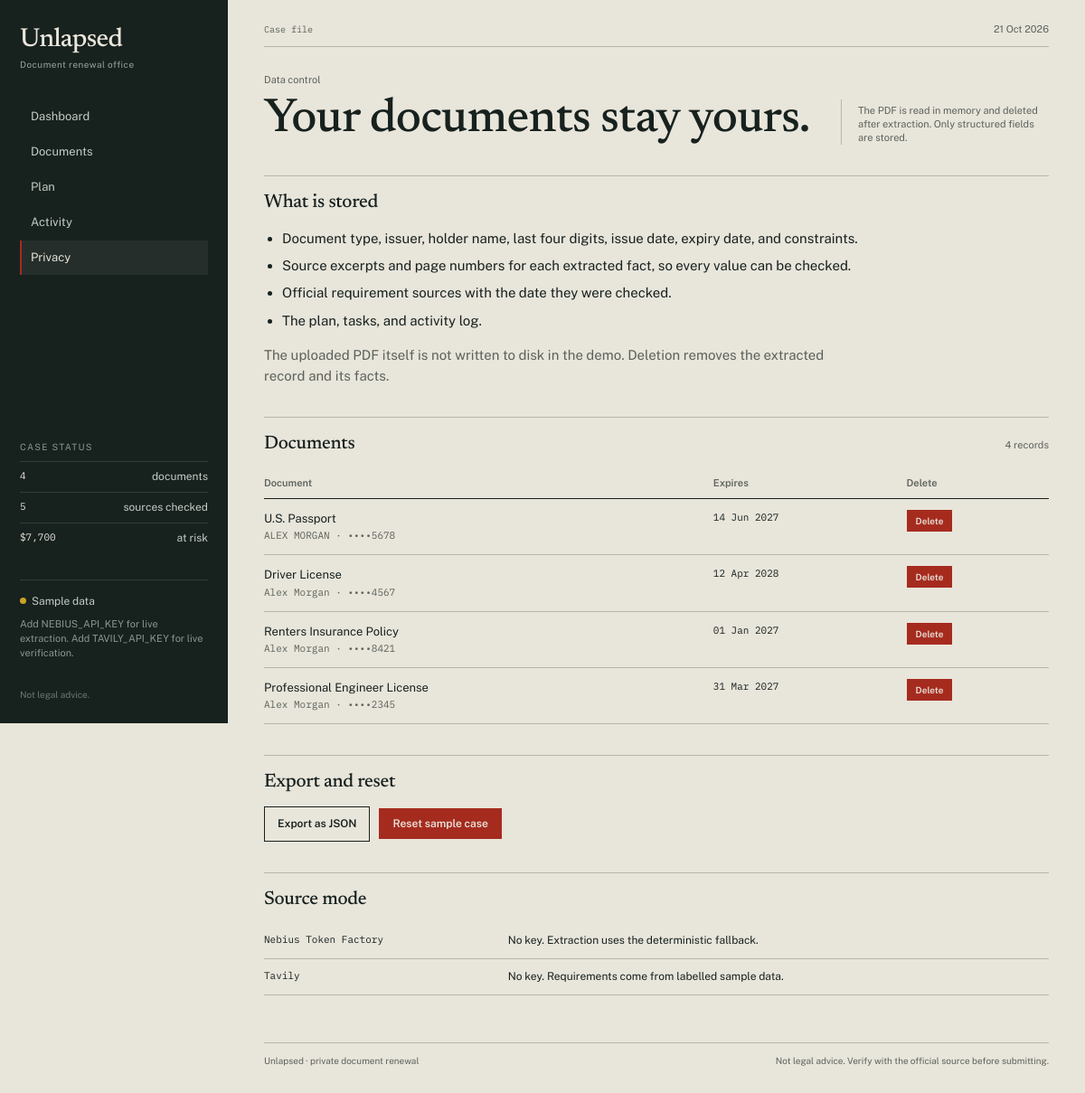
The page /privacy on the database its author committed.
### app/models.py (models this page shows, shortened)
class Plan(SQLModel, table=True):
    __tablename__ = "plans"
    id: int | None = Field(default=None, primary_key=True)
    user_id: str = Field(index=True)
    event_id: int | None = Field(default=None, foreign_key="events.id")
    title: str
    summary: str = ""
    status: str = "active"
    risk_total_cents: int = 0
    created_at: datetime = Field(default_factory=utcnow)
    updated_at: datetime = Field(default_factory=utcnow)

class Document(SQLModel, table=True):
    __tablename__ = "documents"
    id: int | None = Field(default=None, primary_key=True)
    user_id: str = Field(index=True)
    doc_type: str = Field(index=True)
    title: str
    issuer: str = ""
    holder_name: str = ""
    document_number_last4: str = ""
    issue_date: date | None = None
    expiry_date: date | None = None
    renewal_window_days: int = 180
    constraints_json: str = "{}"
    source_filename: str = ""
    extraction_confidence: float = 0.0
    extraction_mode: str = "live"
    status: str = "valid"
    created_at: datetime = Field(default_factory=utcnow)
    updated_at: datetime = Field(default_factory=utcnow)

### app/main.py (the view)
@app.get("/privacy")
def privacy(request: Request, session: Session = Depends(get_session)):
    return templates.TemplateResponse(
        request=request,
        name="privacy.html",
        context=_context(request, session),
    )

### app/templates/privacy.html (shortened to what this page needs)
{% extends "base.html" %}
{% block content %}
<section class="docket">
  <div>
    <div class="docket-kicker">Data control</div>
    <h1>Your documents stay yours.</h1>
  </div>
  <div class="docket-side">
    <div class="risk-label">The PDF is read in memory and deleted after extraction. Only structured fields are stored.</div>
  </div>
</section>
<section class="section">
  <div class="section-head">
    <h2 class="section-title">What is stored</h2>
  </div>
  <ul class="prose-list">
    <li>Document type, issuer, holder name, last four digits, issue date, expiry date, and constraints.</li>
    <li>Source excerpts and page numbers for each extracted fact, so every value can be checked.</li>
    <li>Official requirement sources with the date they were checked.</li>
    <li>The plan, tasks, and activity log.</li>
  </ul>
  <p class="muted">The uploaded PDF itself is not written to disk in the demo. Deletion removes the extracted record and its facts.</p>
</section>
<section class="section">
  <div class="section-head">
    <h2 class="section-title">Documents</h2>
    <span class="section-note">{{ documents|length }} records</span>
  </div>
  {% if documents %}
  <table class="ledger">
    <thead>
      <tr>
        <th>Document</th>
        <th>Expires</th>
        {% if not settings.demo_read_only %}<th>Delete</th>{% endif %}
      </tr>
    </thead>
    <tbody>
      {% for doc in documents %}
      <tr>
        <td>
          <a href="/documents/{{ doc.id }}">{{ doc.title }}</a>
          <div class="mono muted">{{ doc.holder_name }} · {{ doc.document_number_last4 }}</div>
        </td>
        <td class="mono">{{ doc.expiry_date|datefmt }}</td>
        {% if not settings.demo_read_only %}
        <td>
          <form method="post" action="/privacy/documents/{{ doc.id }}/delete" data-confirm="Delete this document and its extracted facts?">
            <button class="btn btn-danger" type="submit" style="padding: 5px 9px; font-size: 10px;">Delete</button>
          </form>
        </td>
        {% endif %}
      </tr>
      {% endfor %}
    </tbody>
  </table>
  {% else %}
  <div class="empty">No documents stored.</div>
  {% endif %}
</section>
<section class="section">
  <div class="section-head">
    <h2 class="section-title">{% if settings.demo_read_only %}Export{% else %}Export and reset{% endif %}</h2>
  </div>
  <div class="btn-row">
    <a class="btn btn-secondary" href="/privacy/export">Export as JSON</a>
    {% if not settings.demo_read_only %}
    <form method="post" action="/demo/reset" data-confirm="Reset the sample case and rebuild the plan?">
      <button class="btn btn-danger" type="submit">Reset sample case</button>
    </form>
    {% endif %}
  </div>
</section>
<section class="section">
  <div class="section-head">
    <h2 class="section-title">Source mode</h2>
  </div>
  <table class="provenance">
    <tbody>
      <tr>
        <td class="mono">Nebius Token Factory</td>
        <td>{% if live_nebius %}Live model calls enabled{% else %}No key. Extraction uses the deterministic fallback.{% endif %}</td>
      </tr>
      <tr>
        <td class="mono">Tavily</td>
        <td>{% if live_tavily %}Live official-source verification enabled{% else %}No key. Requirements come from labelled sample data.{% endif %}</td>
      </tr>
    </tbody>
  </table>
</section>
{% endblock %}

### app/templates/base.html (shortened to what this page needs)
<!doctype html>
<html lang="en">
<head>
  <link rel="stylesheet" href="/static/styles.css">
</head>
<body>
  <div class="app">
    <aside class="rail">
      <a class="wordmark" href="/">
        <span class="wordmark-main">Unlapsed</span>
        <span class="wordmark-sub">Document renewal office</span>
      </a>
      <nav class="rail-nav" aria-label="Main">
        <a class="tab {% if path == '/' %}active{% endif %}" href="/">Dashboard</a>
        <a class="tab {% if path.startswith('/documents') %}active{% endif %}" href="/documents">Documents</a>
        {% if plan %}
          <a class="tab {% if path.startswith('/plans') %}active{% endif %}" href="/plans/{{ plan.id }}">Plan</a>
        {% else %}
          <a class="tab {% if path.startswith('/events') %}active{% endif %}" href="/events/new">Plan</a>
        {% endif %}
        <a class="tab {% if path.startswith('/activity') %}active{% endif %}" href="/activity">Activity</a>
        <a class="tab {% if path.startswith('/privacy') %}active{% endif %}" href="/privacy">Privacy</a>
      </nav>
      <div class="rail-status">
        <div class="rail-label">Case status</div>
        <div class="rail-stat"><span>{{ documents|length }}</span> documents</div>
        <div class="rail-stat"><span>{{ requirements|length }}</span> sources checked</div>
        <div class="rail-stat"><span>{% if plan %}{{ plan.risk_total_cents|usd }}{% else %}$0{% endif %}</span> at risk</div>
      </div>
      <div class="rail-mode">
        {% if settings.demo_read_only %}
          <span class="dot live"></span>Pre-verified sample
        {% elif live_nebius and live_tavily %}
          <span class="dot live"></span>Live sources
        {% else %}
          <span class="dot sample"></span>Sample data
        {% endif %}
        <div class="rail-mode-note">
          {% if settings.demo_read_only %}
            The public demo is read-only. Evidence was verified with the live APIs.
          {% else %}
            {% if not live_nebius %}Add NEBIUS_API_KEY for live extraction.{% endif %}
            {% if not live_tavily %}Add TAVILY_API_KEY for live verification.{% endif %}
          {% endif %}
        </div>
      </div>
      <div class="rail-footer">Not legal advice.</div>
    </aside>
    <main class="main">
      <header class="topline">
        <span class="case-no">Case file</span>
        <span>{{ now|datefmt("%d %b %Y") }}</span>
      </header>
      {% block content %}{% endblock %}
      <footer class="main-footer">
        <span>Unlapsed · private document renewal</span>
        <span>Not legal advice. Verify with the official source before submitting.</span>
      </footer>
    </main>
  </div>
</body>
</html>

### rows shown on the page
Plan: risk_total_cents "$7,700"
Document: title "U.S. Passport", holder_name "ALEX MORGAN", document_number_last4 "••••5678", expiry_date "14 Jun 2027"
Document: title "Driver License", holder_name "Alex Morgan", document_number_last4 "••••4567", expiry_date "12 Apr 2028"
Document: title "Renters Insurance Policy", holder_name "Alex Morgan", document_number_last4 "••••8421", expiry_date "01 Jan 2027"
Document: title "Professional Engineer License", holder_name "Alex Morgan", document_number_last4 "••••2345", expiry_date "31 Mar 2027"

### other values the page prints
{{ documents|length }} "4"
{{ requirements|length }} "5"
{{ now|datefmt("%d %b %Y") }} "21 Oct 2026"
